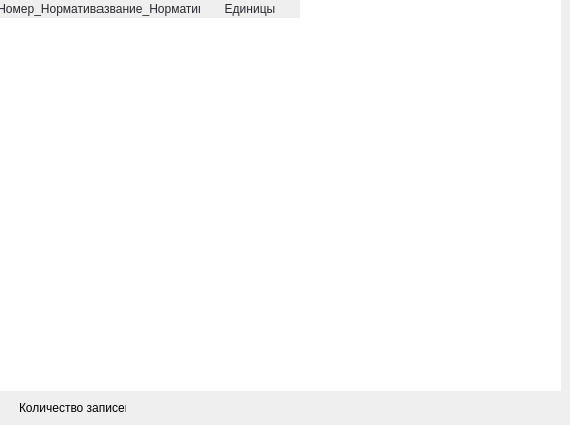
     <widget class="QWidget" name="tab_3">
      <attribute name="title">
       <string>Нормативы</string>
      </attribute>
      <widget class="QTableWidget" name="tableWidget_3">
       <property name="geometry">
        <rect>
         <x>0</x>
         <y>0</y>
         <width>561</width>
         <height>391</height>
        </rect>
       </property>
       <property name="styleSheet">
        <string notr="true">QTableWidget {	
background-color: white;
border:none;
selection-background-color:#b3b7c4;}

QHeaderView:section{
font:8pt &quot;Trebuchet MS&quot;;
color:rgb(39,39,45);
border: none;

}
QHeaderView{
background-color: white;
}
</string>
       </property>
       <column>
        <property name="text">
         <string>Номер_Норматива</string>
        </property>
       </column>
       <column>
        <property name="text">
         <string>Название_Норматива</string>
        </property>
       </column>
       <column>
        <property name="text">
         <string>Единицы</string>
        </property>
       </column>
      </widget>
      <widget class="QLabel" name="label_30">
       <property name="geometry">
        <rect>
         <x>130</x>
         <y>400</y>
         <width>16</width>
         <height>16</height>
        </rect>
       </property>
       <property name="text">
        <string/>
       </property>
      </widget>
      <widget class="QLabel" name="label_31">
       <property name="geometry">
        <rect>
         <x>19</x>
         <y>400</y>
         <width>107</width>
         <height>16</height>
        </rect>
       </property>
       <property name="text">
        <string>Количество записей:</string>
       </property>
      </widget>
     </widget>
